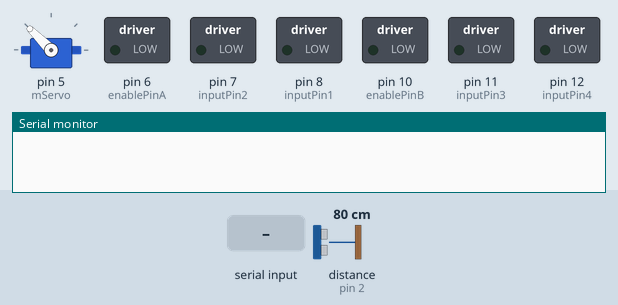
The sketch below on a simulated Arduino Uno, built with avr-gcc and run on an emulated ATmega328P. Shown: servo, switched loads named in the sketch (green lamp = pin HIGH), the last lines printed to the serial monitor. Wiring (inferred from the names in the program): ultrasonic range finder: trigger pin 3; echo pin 2. Inputs (shaded band) come from the test bench; at power-on: distance to the obstacle (sensor on pin 2) 80 cm. The echo pulse lasts 58.3 µs per cm; pins used as bus, display or sensor lines are not drawn.

Above: at 2.2 s.
2.3 s: distance to the obstacle (sensor on pin 2) set to 4 cm
3.8 s: "1" received over Serial
At 4.1 s:
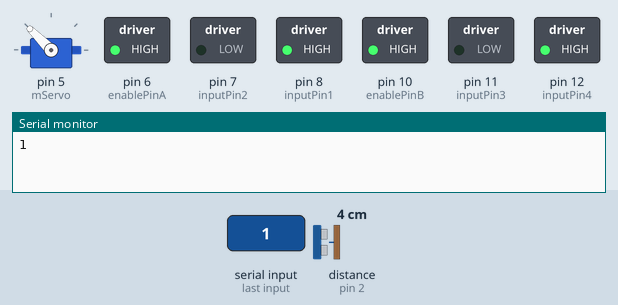
At 6.9 s:
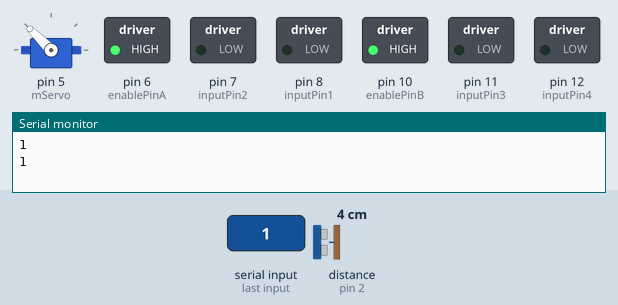
Timing chart, 0 to 8.4 s (numbered marks = the images above; inputs shaded):
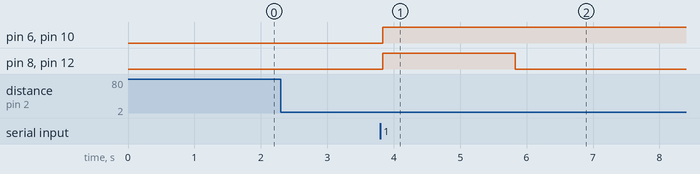

The sketch:

glass_plastic_module.ino
```cpp
#include<Servo.h>
#define usEchoPin 2 // attach pin D2 Arduino to pin Echo of HC-SR04
#define usTrigPin 3 //attach pin D3 Arduino to pin Trig of HC-SR04
#define setPinState( pin, state ) digitalWrite(pin,state);
#define setPinType( pin, mode ) pinMode(pin, mode);
long timeInterval; // variable for the timeInterval of sound wave travel
int proximity; // variable for the proximity measurement
Servo mServo;

int enablePinB = 10; //purple wire
int inputPin3 = 11; //yellow wire
int inputPin4 = 12; //brown wire

int enablePinA = 6; //
int inputPin1 = 8; //brown wire
int inputPin2 = 7; //orange wire


void stopDC(){
    setPinState(inputPin1, LOW);
    setPinState(inputPin2, LOW);

    setPinState(inputPin3, LOW);
    setPinState(inputPin4, LOW);
}

void startDC()
{
    analogWrite(enablePinA, 255);
    analogWrite(enablePinB, 255);

    setPinState(inputPin1, HIGH);
    setPinState(inputPin2, LOW);

    setPinState(inputPin3, LOW);
    setPinState(inputPin4, HIGH);
}

void setup() {
    Serial.begin(9600);
    mServo.attach(5);
    mServo.write(135);
    //US
    setPinType(usTrigPin, OUTPUT); // Sets the usTrigPin as an OUTPUT
    setPinType(usEchoPin, INPUT);
    //DC motor
    setPinType(enablePinA, OUTPUT);
    setPinType(inputPin1, OUTPUT);
    setPinType(inputPin2, OUTPUT);
    // Set all the motor control pins to outputs
    setPinType(enablePinB, OUTPUT);
    setPinType(inputPin3, OUTPUT);
    setPinType(inputPin4, OUTPUT);

    // Turn off motors
    setPinState(inputPin1, LOW);
    setPinState(inputPin2, LOW);

    // Turn off motors
    setPinState(inputPin3, LOW);
    setPinState(inputPin4, LOW);
    delay(1000);
}

int ultraSonic(){
  setPinState(usTrigPin, LOW);
  delayMicroseconds(2);
  setPinState(usTrigPin, HIGH);
  delayMicroseconds(10);
  setPinState(usTrigPin, LOW);
  timeInterval = pulseIn(usEchoPin, HIGH);
  proximity = timeInterval * 0.034 / 2;
  return proximity;
}

void rotateServoMotorClockwise(Servo mServo,int startDegree,int endDegree)
{
    int angle;
    for(angle = startDegree; angle>=endDegree; angle-=10)     // command to move from 180 degrees to 0 degrees
    {
        mServo.write(angle);              //command to rotate the servo to the specified angle
        delay(5);
    }
}

void rotateServoMotorAnticlockwise(Servo mServo,int startDegree,int endDegree)
{
    int angle;
    for(angle = startDegree; angle <=endDegree; angle += 10)    // command to move from 0 degrees to 180 degrees
    {
      mServo.write(angle);                 //command to rotate the servo to the specified angle
      delay(5);
    }
}

void pushWasteFromBelt(Servo mServo)
{
    rotateServoMotorClockwise(mServo,135,85);
    startDC();
    delay(2000);
    stopDC();

    rotateServoMotorClockwise(mServo,85,60);
    delay(500);
    rotateServoMotorAnticlockwise(mServo,60,135);
    delay(500);
}

void loop() {
    char data;


    int dis = ultraSonic();
    if(dis>=2 && dis <=9)
    {
        stopDC();
        Serial.println("1");
        while(!Serial.available());
        data = Serial.read();
        Serial.flush();
        //data ='1';
        if(data == '1')
            pushWasteFromBelt(mServo);
        else
        {
            startDC();
            delay(800);
            stopDC();
            delay(500);
        }
    }
}
```

Measured:
- after the input at 3.8 s, pin 6 (enablePinA), pin 10 (enablePinB): LOW → HIGH at once; pin 8 (inputPin1), pin 12 (inputPin4): LOW → HIGH at once, → LOW 2.0 s later
